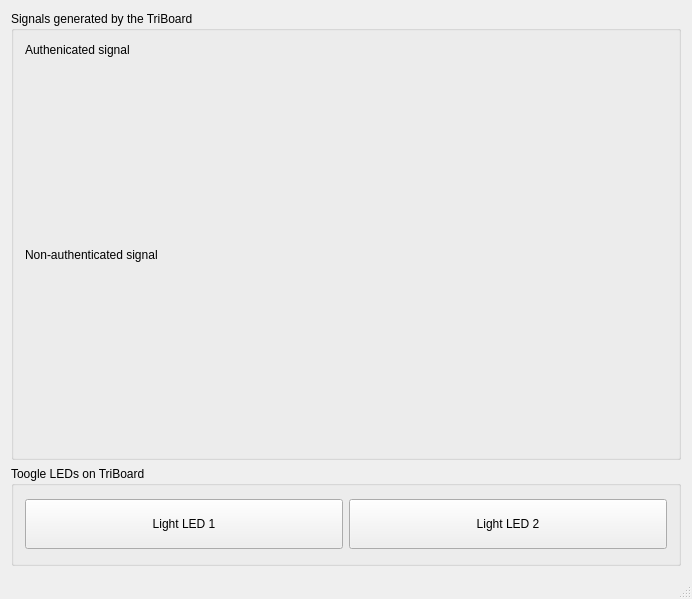
<?xml version="1.0" encoding="UTF-8"?>
<ui version="4.0">
 <class>MainWindow</class>
 <widget class="QMainWindow" name="MainWindow">
  <property name="windowModality">
   <enum>Qt::NonModal</enum>
  </property>
  <property name="geometry">
   <rect>
    <x>0</x>
    <y>0</y>
    <width>692</width>
    <height>599</height>
   </rect>
  </property>
  <property name="minimumSize">
   <size>
    <width>100</width>
    <height>100</height>
   </size>
  </property>
  <property name="maximumSize">
   <size>
    <width>10000</width>
    <height>10000</height>
   </size>
  </property>
  <property name="windowTitle">
   <string>MainWindow</string>
  </property>
  <widget class="QWidget" name="centralWidget">
   <layout class="QVBoxLayout" name="verticalLayout">
    <item>
     <widget class="QGroupBox" name="gb_graph">
      <property name="title">
       <string>Signals generated by the TriBoard</string>
      </property>
      <layout class="QVBoxLayout" name="verticalLayout_2">
       <item>
        <widget class="QLabel" name="label_2">
         <property name="maximumSize">
          <size>
           <width>16777215</width>
           <height>15</height>
          </size>
         </property>
         <property name="text">
          <string>Authenicated signal</string>
         </property>
        </widget>
       </item>
       <item>
        <widget class="QCustomPlot" name="graph" native="true"/>
       </item>
       <item>
        <widget class="QLabel" name="label">
         <property name="maximumSize">
          <size>
           <width>16777215</width>
           <height>15</height>
          </size>
         </property>
         <property name="text">
          <string>Non-authenticated signal</string>
         </property>
        </widget>
       </item>
       <item>
        <widget class="QCustomPlot" name="graph2" native="true"/>
       </item>
      </layout>
      <zorder>graph2</zorder>
      <zorder>graph</zorder>
      <zorder>label</zorder>
      <zorder>label_2</zorder>
     </widget>
    </item>
    <item>
     <widget class="QGroupBox" name="gb_onBoardLeds">
      <property name="maximumSize">
       <size>
        <width>16777215</width>
        <height>100</height>
       </size>
      </property>
      <property name="title">
       <string>Toogle LEDs on TriBoard</string>
      </property>
      <layout class="QHBoxLayout" name="horizontalLayout">
       <item>
        <widget class="QPushButton" name="btn_toogleLed1">
         <property name="minimumSize">
          <size>
           <width>0</width>
           <height>50</height>
          </size>
         </property>
         <property name="text">
          <string>Light LED 1</string>
         </property>
        </widget>
       </item>
       <item>
        <widget class="QPushButton" name="btn_toogleLed2">
         <property name="minimumSize">
          <size>
           <width>0</width>
           <height>50</height>
          </size>
         </property>
         <property name="text">
          <string>Light LED 2</string>
         </property>
        </widget>
       </item>
      </layout>
     </widget>
    </item>
   </layout>
  </widget>
  <widget class="QStatusBar" name="statusBar"/>
 </widget>
 <layoutdefault spacing="6" margin="11"/>
 <customwidgets>
  <customwidget>
   <class>QCustomPlot</class>
   <extends>QWidget</extends>
   <header>qcustomplot.h</header>
   <container>1</container>
  </customwidget>
 </customwidgets>
 <resources/>
 <connections/>
</ui>
